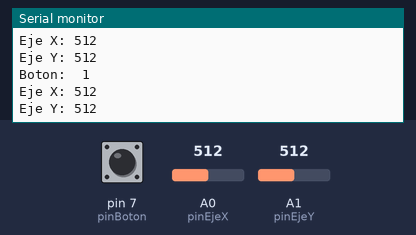
Recording of a sketch running on a simulated Arduino Uno, built with avr-gcc and run on an emulated ATmega328P. On the bench: the last lines printed to the serial monitor. The inputs (shaded band) are chosen by the test bench; at power-on: A0 (pinEjeX) = 512, A1 (pinEjeY) = 512, pin 7 (pinBoton) HIGH.

Above: at 1.2 s.
1.3 s: A0 (pinEjeX) set to 716
At 1.5 s:
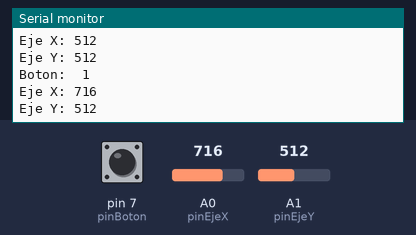
2.8 s: A1 (pinEjeY) set to 716
At 3.01 s:
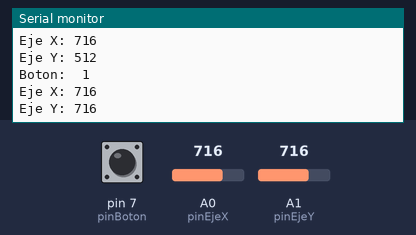
4.3 s: pin 7 (pinBoton) pulled LOW for 0.15 s
5.9 s: A0 (pinEjeX) set to 900
At 6.17 s:
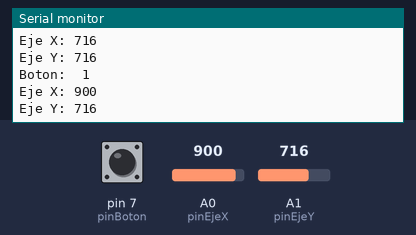
7.4 s: A1 (pinEjeY) set to 1023
At 7.68 s:
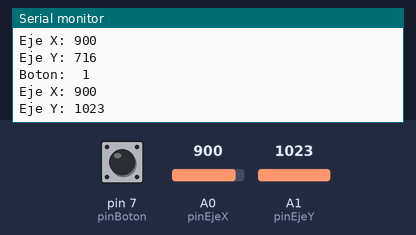
10.4 s: A0 (pinEjeX) set to 1023
At 10.55 s:
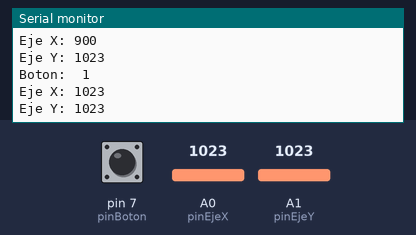
Timing chart, 0 to 13.4 s (numbered marks = the images above; inputs shaded):
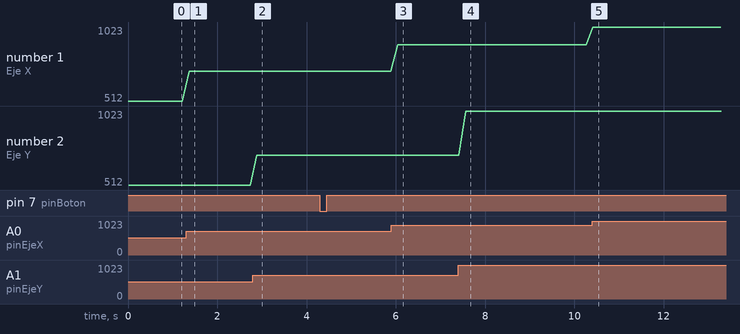

Measured:
- after the input at 1.3 s, the serial monitor: prints a new line after 0.07 s (image 1)
- after the input at 2.8 s, the serial monitor: prints a new line after 0.09 s (image 2)
- after the input at 5.9 s, the serial monitor: prints a new line after 0.14 s (image 3)
- after the input at 7.4 s, the serial monitor: prints a new line after 0.16 s (image 4)
- after the input at 10.4 s, the serial monitor: prints a new line at once (image 5)
- plotted number 1: 512 → 716 after the input at 1.3 s, 716 → 900 after the input at 5.9 s
- plotted number 2: 716 → 1023 after the input at 7.4 s

The sketch:

joysticktest.INOvictor.ino
```cpp
const int pinBoton = 7;
const int pinEjeY = A1;
const int pinEjeX = A0;

void setup() {
  pinMode(pinBoton, INPUT);
  digitalWrite(pinBoton, HIGH);
  Serial.begin(9600);
}

void loop() {
  Serial.print("Boton:  ");
  Serial.print(digitalRead(pinBoton));
  Serial.print("\n");
  Serial.print("Eje X: ");
  Serial.print(analogRead(pinEjeX));
  Serial.print("\n"); //esto es un salto de linea
  Serial.print("Eje Y: ");
  Serial.println(analogRead(pinEjeY));
  Serial.print("\n\n");
  delay(150);
}
```
